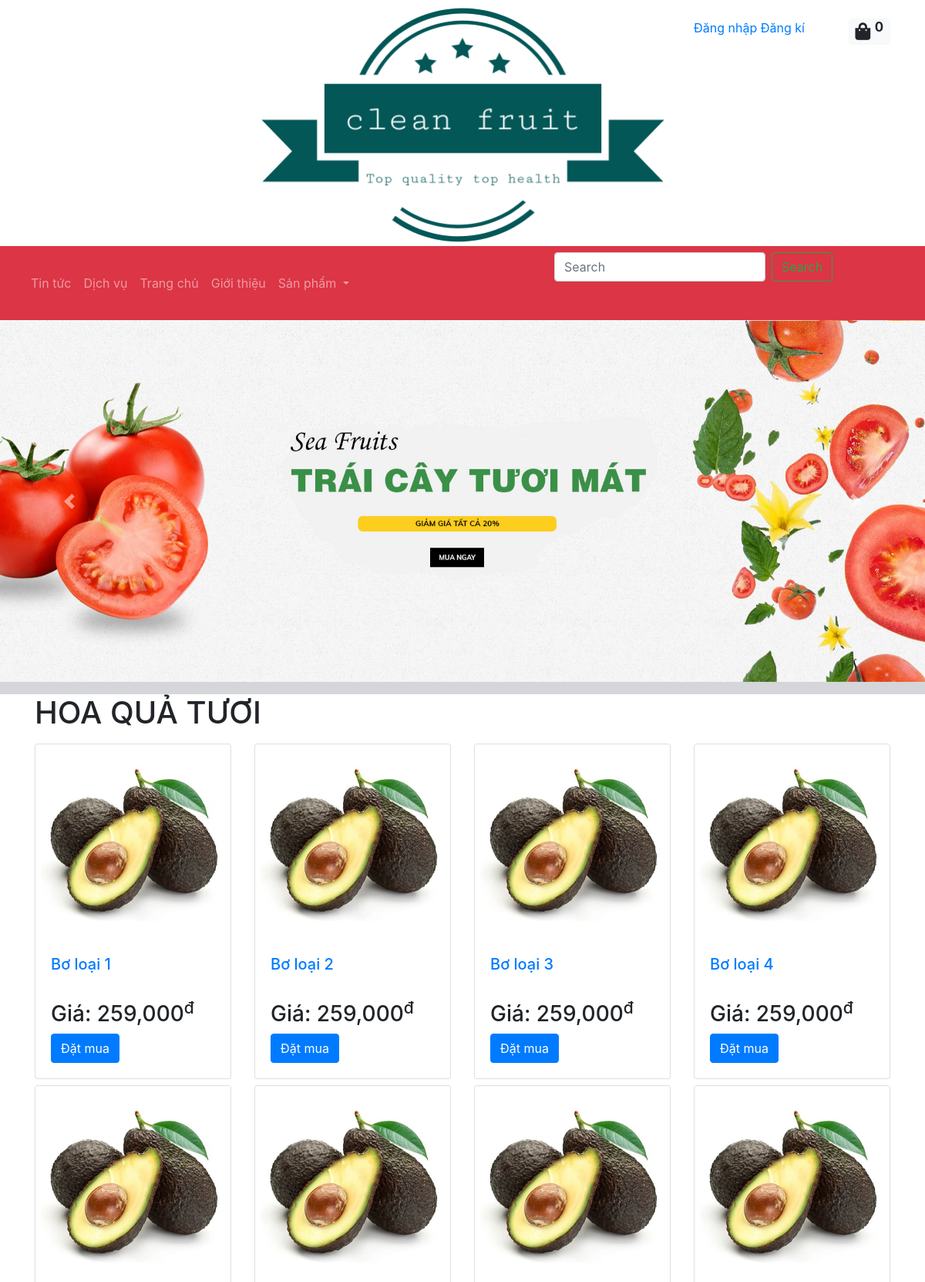
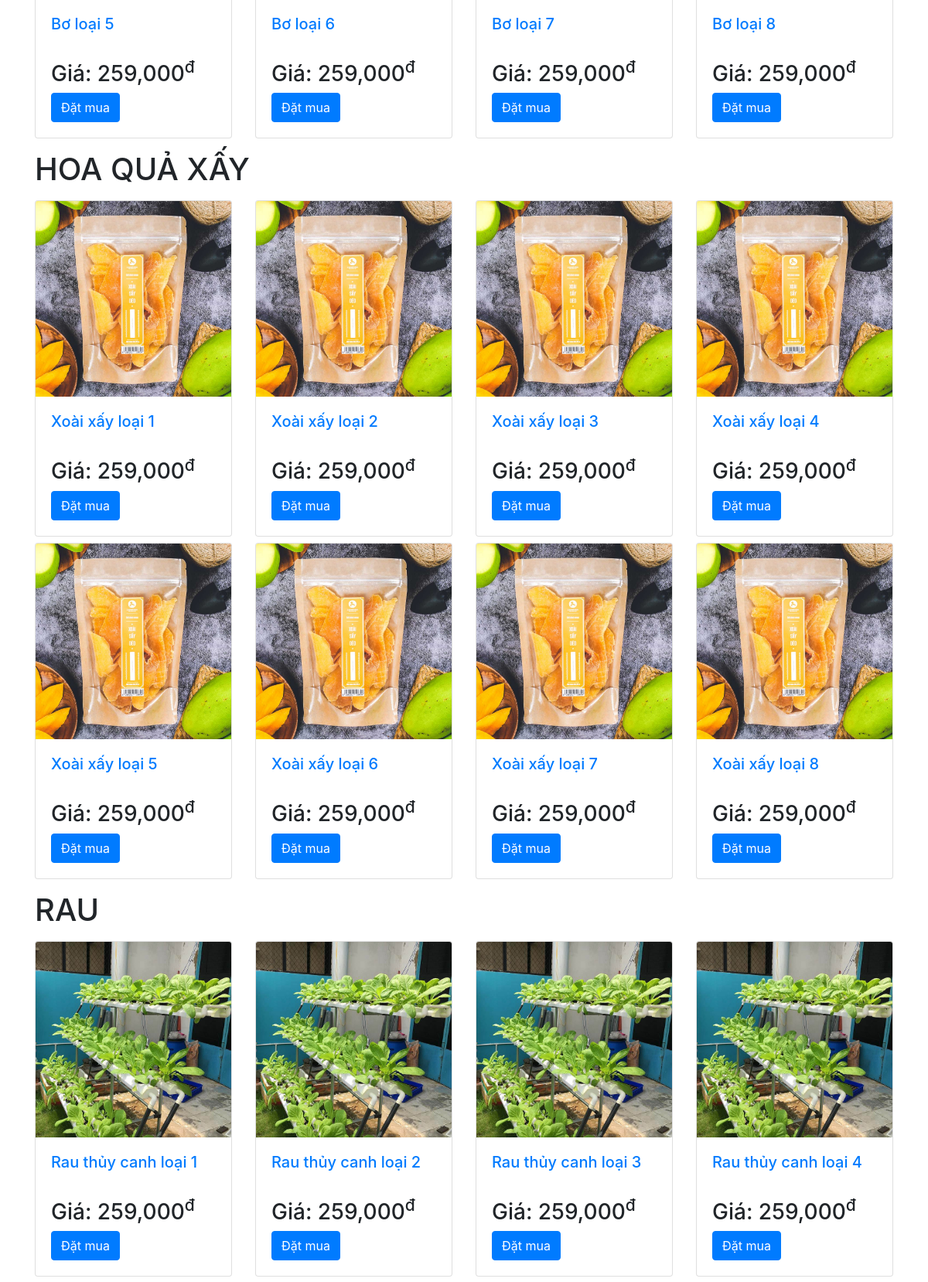
The page / (upper part) on the database its author committed (2 pictures, top to bottom).
### tables this page shows
CREATE TABLE `vtd_menu` (
  `id` int(11) NOT NULL COMMENT 'Mã Menu',
  `name` varchar(255) NOT NULL COMMENT 'Tên Menu',
  `link` varchar(255) NOT NULL COMMENT 'Liên kết',
  `type` varchar(50) NOT NULL COMMENT 'Kiểu Menu',
  `tableid` int(11) NOT NULL DEFAULT 0 COMMENT 'Mã trong bảng',
  `orders` int(11) NOT NULL DEFAULT 0 COMMENT 'Thứ tự',
  `position` varchar(255) NOT NULL COMMENT 'Vị trí',
  `parentid` int(11) NOT NULL COMMENT 'Mã cấp cha',
  `created_at` timestamp NOT NULL DEFAULT current_timestamp() COMMENT 'Ngày Tạo',
  `created_by` tinyint(4) NOT NULL DEFAULT 1 COMMENT 'Người tạo',
  `updated_at` timestamp NOT NULL DEFAULT current_timestamp() COMMENT 'Ngày sửa',
  `updated_by` tinyint(4) NOT NULL DEFAULT 1 COMMENT 'Người sửa',
  `status` tinyint(4) NOT NULL DEFAULT 1 COMMENT 'Trạng thái'
);

CREATE TABLE `vtd_slider` (
  `id` int(10) UNSIGNED NOT NULL COMMENT 'Mã Slider',
  `name` varchar(255) NOT NULL COMMENT 'Tên Slider',
  `link` varchar(255) NOT NULL COMMENT 'Liên kết',
  `position` varchar(100) NOT NULL COMMENT 'Vị trí',
  `img` varchar(100) NOT NULL COMMENT 'Hình ảnh',
  `orders` int(10) UNSIGNED NOT NULL COMMENT 'Thứ tự',
  `created_at` timestamp NOT NULL DEFAULT current_timestamp() COMMENT 'Ngày tạo',
  `created_by` tinyint(3) UNSIGNED NOT NULL DEFAULT 1 COMMENT 'Người tạo',
  `updated_at` timestamp NOT NULL DEFAULT current_timestamp() COMMENT 'Ngày sửa',
  `updated_by` tinyint(3) UNSIGNED NOT NULL DEFAULT 1 COMMENT 'Người sửa',
  `status` tinyint(3) UNSIGNED DEFAULT 2 COMMENT 'Trạng thái'
);

CREATE TABLE `vtd_category` (
  `id` int(11) NOT NULL COMMENT 'Mã Loại',
  `name` varchar(255) NOT NULL COMMENT 'Tên loại SP',
  `slug` varchar(255) NOT NULL COMMENT 'SLug Loại SP',
  `parentid` int(11) NOT NULL DEFAULT 0 COMMENT 'Mã cấp cha',
  `orders` int(11) NOT NULL COMMENT 'Thứ tự',
  `metakey` varchar(255) NOT NULL COMMENT 'Từ khóa SEO',
  `metadesc` varchar(255) NOT NULL COMMENT 'Mô tả SEO',
  `created_at` timestamp NOT NULL DEFAULT current_timestamp() COMMENT 'Ngày tạo',
  `created_by` tinyint(4) NOT NULL DEFAULT 0 COMMENT 'Người tạo',
  `updated_at` timestamp NOT NULL DEFAULT current_timestamp() COMMENT 'Ngày sửa',
  `updated_by` tinyint(4) NOT NULL DEFAULT 0 COMMENT 'Người sửa',
  `status` tinyint(4) NOT NULL DEFAULT 2 COMMENT 'Trạng thái'
);

CREATE TABLE `vtd_product` (
  `id` int(10) UNSIGNED NOT NULL COMMENT 'Mã sản phẩm',
  `catid` int(10) UNSIGNED NOT NULL COMMENT 'Mã loại sản phẩm',
  `name` varchar(1000) NOT NULL COMMENT 'Tên sản phẩm',
  `slug` varchar(1000) NOT NULL COMMENT 'Slug tên sản phẩm',
  `img` varchar(255) NOT NULL COMMENT 'Hình ảnh',
  `detail` mediumtext NOT NULL COMMENT 'Chi tiết',
  `number` smallint(5) UNSIGNED NOT NULL COMMENT 'Số lượng',
  `price` float(12,2) NOT NULL COMMENT 'Giá',
  `pricesale` float(12,3) NOT NULL COMMENT 'Giá khuyến mãi',
  `metakey` varchar(255) NOT NULL COMMENT 'Từ khóa SEO',
  `metadesc` varchar(255) NOT NULL COMMENT 'Mô tả SEO',
  `created_at` timestamp NOT NULL DEFAULT current_timestamp() COMMENT 'Ngày tạo',
  `created_by` tinyint(3) UNSIGNED NOT NULL DEFAULT 1 COMMENT 'Người tạo',
  `updated_at` timestamp NOT NULL DEFAULT current_timestamp() COMMENT 'Ngày sửa',
  `updated_by` tinyint(3) UNSIGNED NOT NULL DEFAULT 1 COMMENT 'Người sửa',
  `status` tinyint(3) UNSIGNED NOT NULL DEFAULT 2 COMMENT 'Trạng thái'
);

### system/load.php (called while the page is built, shortened)
<?php
function loadPage($page='site')
{
    $view = 'views/';
    if($page=='site')
    {
        if(isset($_REQUEST['option']))
        {
            $view .=$_REQUEST['option'];
            if(isset($_REQUEST['id']))
            {
            $view .= '-detail.php';
            }
            else
            {
                if (isset($_REQUEST['cat']))
                {
                    $view.='-category.php';
                }else{
                    $view .='.php';
                }
            }
        }else{
            $view .='home.php';
        }
        }
                require_once $view;
}
 function loadModel($name)
 {
     $name= ucfirst(strtolower($name));
     $pathModel ="models/".$name.".php";
     return new $name;
 }
 ?>

### index.php (called while the page is built, shortened)
<?php
require_once('system/DataBase.php');
require_once('system/load.php');
loadPage();
?>

### system/Database.php (called while the page is built, shortened)
<?php
class Database extends Config
{
    private $conn = NUll;
    public function __construct()
    {
        $this->conn = new mysqli($this->host, $this->user, $this->pass, $this->db);
    }
    protected function TableName($name)
    {
        return $this->dbfrix . $name;
    }
    protected function getList($sql)
    {
        $result = $this->conn->query($sql);
        $data = array();
        while ($row = $result->fetch_assoc()) {
            $data[] = $row;
        }
        return $data;
    }
}
?>

### models/Menu.php (called while the page is built, shortened)
<?php
class Menu extends Database
{
    public function __construct()
    {
        $this->table = $this->TableName('menu');
    }
    function menu_list($args = [])
    {
        $strWhere = "";
        $strSort = "";
        $strLimit = "";
        if ($args != null) {
            if (array_key_exists('status', $args)) {
                if ($args['status'] == 'index') {
                    $strWhere .= "status!='0'";
                } else {
                    if ($args['status'] == 'trash') {
                        $strWhere .= "status='0'";
                    } else {
                        $strWhere .= "status='" . $args['status'] . "'";
                    }
                }
            }
            if (array_key_exists('parentid', $args)) {
                if ($strWhere == "") {
                    $strWhere .= "parentid='" . $args['parentid'] . "'";
                } else {
                    $strWhere .= " AND parentid='" . $args['parentid'] . "'";
                }
            }
            if (array_key_exists('position', $args)) {
                if ($strWhere == "") {
                    $strWhere .= "position='" . $args['position'] . "'";
                } else {
                    $strWhere .= " AND position='" . $args['position'] . "'";
                }
            }
        }
        if ($strWhere != "") {
            $strWhere = " WHERE $strWhere";
        }
        $sql = "SELECT * FROM $this->table $strWhere $strSort $strLimit";
        return $this->getList($sql);
    }
}

### models/Slider.php (called while the page is built, shortened)
<?php
class Slider extends Database
{
    public function __construct()
    {
        $this->table = $this->TableName('slider');
    }
    function slider_list($args = [])
    {
        $strWhere = "";
        $strSort = "";
        $strLimit = "";
        if ($args != null) {
            if (array_key_exists('status', $args)) {
                if ($args['status'] == 'index') {
                    $strWhere .= "status!='0'";
                } else {
                    if ($args['status'] == 'trash') {
                        $strWhere .= "status='0'";
                    } else {
                        $strWhere .= "status='" . $args['status'] . "'";
                    }
                }
            }
            if (array_key_exists('position', $args)) {
                if ($strWhere == "") {
                    $strWhere .= "position='" . $args['position'] . "'";
                } else {
                    $strWhere .= " AND position='" . $args['position'] . "'";
                }
            }
        }
        if ($strWhere != "") {
            $strWhere = " WHERE $strWhere";
        }
        $sql = "SELECT * FROM $this->table $strWhere $strSort $strLimit";
        return $this->getList($sql);
    }
}

### models/category.php (called while the page is built, shortened)
<?php
class Category extends Database
{
    public function __construct()
    {
        $this->table = $this->TableName('category');
    }
    function category_list($args = [])
    {
        $strWhere = "";
        $strSort = "";
        $strLimit = "";
        if ($args != null) {
            if (array_key_exists('status', $args)) {
                if ($args['status'] == 'index') {
                    $strWhere .= "status!='0'";
                } else {
                    if ($args['status'] == 'trash') {
                        $strWhere .= "status='0'";
                    } else {
                        $strWhere .= "status='" . $args['status'] . "'";
                    }
                }
            }
            if (array_key_exists('parentid', $args)) {
                if ($strWhere == "") {
                    $strWhere .= "parentid='" . $args['parentid'] . "'";
                } else {
                    $strWhere .= " AND parentid='" . $args['parentid'] . "'";
                }
            }
        }
        if ($strWhere != "") {
            $strWhere = " WHERE $strWhere";
        }
        $sql = "SELECT * FROM $this->table $strWhere $strSort $strLimit";
        return $this->getList($sql);
    }
}

### models/Product.php (called while the page is built, shortened)
<?php
class Product extends Database
{
    public function __construct()
    {
        $this->table = $this->TableName('product');
    }
    function product_list($args = [])
    {
        $strWhere = "";
        $strSort = "";
        $strLimit = "";
        if ($args != null) {
            if (array_key_exists('status', $args)) {
                if ($args['status'] == 'index') {
                    $strWhere .= "status!='0'";
                } else {
                    if ($args['status'] == 'trash') {
                        $strWhere .= "status='0'";
                    } else {
                        $strWhere .= "status='" . $args['status'] . "'";
                    }
                }
            }
            if (array_key_exists('catid_in', $args)) {
                $strin = implode(',', $args['catid_in']);
                if ($strWhere == "") {
                    $strWhere .= "catid IN (" . $strin . ")";
                } else {
                    $strWhere .= " AND catid IN (" . $strin . ")";
                }
            }
            if (array_key_exists('sort', $args)) {
                $strSort .= " ORDER BY " . $args['sort']['orderby'] . " " . $args['sort']['order'];
            }
            if (array_key_exists('offset', $args) && array_key_exists('limit', $args)) {
                $strLimit .=  "LIMIT " . $args['offset'] . ", " . $args['limit'];
            } else {
                if (array_key_exists('limit', $args)) {
                    $strLimit .=  "LIMIT " . $args['limit'];
                }
            }
        }
        if ($strWhere != "") {
            $strWhere = " WHERE $strWhere";
        }
        $sql = "SELECT * FROM $this->table $strWhere $strSort $strLimit";
        return $this->getList($sql);
    }
}

### views/home.php (the view, shortened to what this page needs)
<?php
$category = loadModel('category');
$list_category = $category->category_list(['status'=>1,'parentid'=>0]);
?>
<?php require_once('views/header.php');?>
<?php require_once('views/mod-slideshow.php');?>
      <section class="clearfix content bg-white" >
          <div class="container">
          <?php foreach($list_category as $cat): ?>
              <h1 class="text-uppercase mt-3"><?php echo $cat['name']; ?></h1>
              <div class="row">
              <?php
                    $catid=$cat['id'];
                    $arr_listcatid=array();
                    $arr_listcatid[]=$catid;
                    $list_cat1=$category->category_list(['status'=>1,'parentid'=>$catid]);
                    foreach($list_cat1 as $cat1)
                    {
                      $arr_listcatid[]=$cat1['id'];
                    }
                    $args=array(
                    'status'=>1,
                    'catid_in'=>$arr_listcatid,
                    'sort'=>['orderby'=>'created_at','order'=>'DESC'],
                    'limit'=>8);
                    $list = $product->product_list($args);
                ?>
              <?php foreach($list as $row): ?>
                  <div class="col-md-3 col-md mt-2">
                    <div class="card" style="width: 100%;">
                        <a href="index.php?option=product&id=<?php echo $row['slug']; ?>">
                            <img src="public/images/product/<?php echo $row['img']; ?>" class="card-img-top" alt="<?php echo $row['img']; ?>">
                        </a>
                        <div class="card-body">
                            <h5 class="card-title">
                              <a href="index.php?option=product&id=<?php echo $row['slug']; ?>">
                                  <?php echo $row['name']; ?>
                              </a>
                            </h5>
                              <br>
                            <h3>Giá: <?php echo number_format($row['price']); ?><sup>đ</sup></h3>
                              <a href="index.php?option=cart&addcart=<?php echo $row['id']; ?>" class="btn btn-primary">Đặt mua</a>
                        </div>
                      </div>
                  </div>
                  <?php endforeach;?>
              </div>
            <?php endforeach;?>
          </div>
      </section>
    <?php require_once('views/footer.php');?>

### views/mod-mainmenu.php (shortened to what this page needs)
<?php
$menu = loadModel('menu');
$list_menu1 = $menu->menu_list(['parentid'=>0,'status'=>1,'position'=>'mainmenu']);
?>
    <ul class="navbar-nav mr-auto ">
        <?php foreach($list_menu1 as $row_menu1): ?>
                <?php
                    $list_menu2 = $menu->menu_list(['parentid'=>$row_menu1['id'],'status'=>1,'position'=>'mainmenu']);
                ?>
                 <?php if(count($list_menu2)>0) :?>
                    <li class="nav-item dropdown ">
                            <a class="nav-link dropdown-toggle " href="<?php echo $row_menu1['link']; ?>" id="navbarDropdown" role="button" data-toggle="dropdown" aria-haspopup="true" aria-expanded="false">
                            <?php echo $row_menu1['name']; ?>
                            </a>
                            </li>
                <?php else :?>
                    <li class="nav-item dropdown">
                        <a class="nav-link" href="<?php echo $row_menu1['link']; ?>"><?php echo $row_menu1['name']; ?></a>
                     </li>
                 <?php endif;?>
        <?php endforeach; ?>
    </ul>

### views/mod-slideshow.php (shortened to what this page needs)
<?php
$slider = loadModel('slider');
$list_slider = $slider->slider_list(['status'=>1,'position'=>'slideshow']);
?>
<section class="clearfix slideshow">
        <div id="carouselExampleIndicators" class="carousel slide" data-ride="carousel">
            <div class="carousel-inner">
              <?php $index=0; ?>
              <?php foreach($list_slider as $row_slider): ?>
                    <?php if($index ==0): ?>
                        <div class="carousel-item active">
                          <img src="public/images/slider/<?php echo $row_slider['img']; ?>" class="d-block w-100" alt="...">
                        </div>
                      <?php else: ?>
                        <div class="carousel-item">
                          <img src="public/images/slider/<?php echo $row_slider['img']; ?>" class="d-block w-100" alt="...">
                        </div>
                    <?php endif; ?>
                    <?php $index++; ?>
                <?php endforeach; ?>
            </div>
            <a class="carousel-control-prev" href="#carouselExampleIndicators" role="button" data-slide="prev">
              <span class="carousel-control-prev-icon" aria-hidden="true"></span>
            </a>
            <a class="carousel-control-next" href="#carouselExampleIndicators" role="button" data-slide="next">
              <span class="carousel-control-next-icon" aria-hidden="true"></span>
            </a>
          </div>
    </section>

### public/css/style.css (style rules this page uses)
body { background-color: #d4d6d9; }

### rows shown on the page
vtd_menu: name "Tin tức"
vtd_menu: name "Dịch vụ"
vtd_menu: name "Trang chủ"
vtd_menu: name "Giới thiệu"
vtd_menu: name "Sản phẩm"
vtd_slider: img (picture)
vtd_category: name "HOA QUẢ TƯƠI"
vtd_product: img (picture), name "Bơ loại 1", price "259,000"
vtd_product: img (picture), name "Bơ loại 2", price "259,000"
vtd_product: img (picture), name "Bơ loại 3", price "259,000"
vtd_product: img (picture), name "Bơ loại 4", price "259,000"
vtd_product: img (picture), name "Bơ loại 5", price "259,000"
vtd_product: img (picture), name "Bơ loại 6", price "259,000"
vtd_product: img (picture), name "Bơ loại 7", price "259,000"
vtd_product: img (picture), name "Bơ loại 8", price "259,000"
vtd_category: name "HOA QUẢ XẤY"
vtd_product: img (picture), name "Xoài xấy loại 1", price "259,000"
vtd_product: img (picture), name "Xoài xấy loại 2", price "259,000"
vtd_product: img (picture), name "Xoài xấy loại 3", price "259,000"
vtd_product: img (picture), name "Xoài xấy loại 4", price "259,000"
vtd_product: img (picture), name "Xoài xấy loại 5", price "259,000"
vtd_product: img (picture), name "Xoài xấy loại 6", price "259,000"
vtd_product: img (picture), name "Xoài xấy loại 7", price "259,000"
vtd_product: img (picture), name "Xoài xấy loại 8", price "259,000"
vtd_category: name "RAU"
vtd_product: img (picture), name "Rau thủy canh loại 1", price "259,000"
vtd_product: img (picture), name "Rau thủy canh loại 2", price "259,000"
vtd_product: img (picture), name "Rau thủy canh loại 3", price "259,000"
vtd_product: img (picture), name "Rau thủy canh loại 4", price "259,000"

### other values the page prints
$sl "0"
